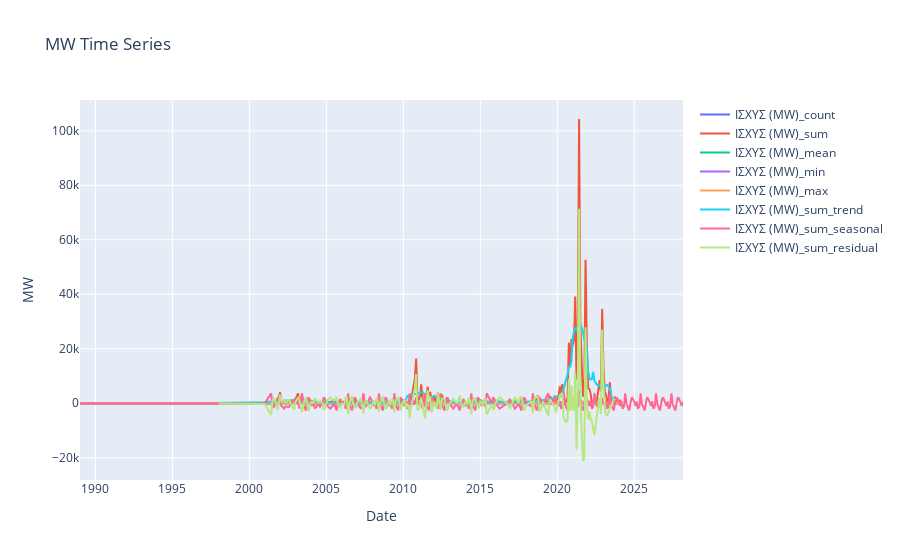

Source (notebook cell):
### Code cell
import plotly.graph_objs as go

# Create a trace for each MW column
traces = []
for column in ['ΙΣΧΥΣ (MW)_count', 'ΙΣΧΥΣ (MW)_sum', 'ΙΣΧΥΣ (MW)_mean', 'ΙΣΧΥΣ (MW)_min', 'ΙΣΧΥΣ (MW)_max', "ΙΣΧΥΣ (MW)_sum_trend", "ΙΣΧΥΣ (MW)_sum_seasonal", "ΙΣΧΥΣ (MW)_sum_residual"]:
    trace = go.Scatter(x=final_result_with_target.index, y=final_result_with_target[column], mode='lines', name=column)
    traces.append(trace)

# Create layout
layout = go.Layout(title='MW Time Series',
                   xaxis=dict(title='Date'),
                   yaxis=dict(title='MW'))

# Create figure
fig = go.Figure(data=traces, layout=layout)

# Plot figure
fig.show()

### Figure 1 — Plotly figure (JSON) as saved in the notebook; plotly's stock layout.template omitted (floating-point values rounded to 4 significant figures; data arrays with more than 128 entries replaced by an {"elided": "..."} marker saying what was removed)
{"data": [{"mode": "lines", "name": "ΙΣΧΥΣ (MW)_count", "type": "scatter", "x": {"elided": "274 str values"}, "y": {"elided": "274 int values"}}, {"mode": "lines", "name": "ΙΣΧΥΣ (MW)_sum", "type": "scatter", "x": {"elided": "274 str values"}, "y": {"elided": "274 float values"}}, {"mode": "lines", "name": "ΙΣΧΥΣ (MW)_mean", "type": "scatter", "x": {"elided": "274 str values"}, "y": {"elided": "274 float values"}}, {"mode": "lines", "name": "ΙΣΧΥΣ (MW)_min", "type": "scatter", "x": {"elided": "274 str values"}, "y": {"elided": "274 float values"}}, {"mode": "lines", "name": "ΙΣΧΥΣ (MW)_max", "type": "scatter", "x": {"elided": "274 str values"}, "y": {"elided": "274 float values"}}, {"mode": "lines", "name": "ΙΣΧΥΣ (MW)_sum_trend", "type": "scatter", "x": {"elided": "274 str values"}, "y": {"elided": "274 float values"}}, {"mode": "lines", "name": "ΙΣΧΥΣ (MW)_sum_seasonal", "type": "scatter", "x": {"elided": "274 str values"}, "y": {"elided": "274 float values"}}, {"mode": "lines", "name": "ΙΣΧΥΣ (MW)_sum_residual", "type": "scatter", "x": {"elided": "274 str values"}, "y": {"elided": "274 float values"}}], "layout": {"title": {"text": "MW Time Series"}, "xaxis": {"title": {"text": "Date"}}, "yaxis": {"title": {"text": "MW"}}}}
